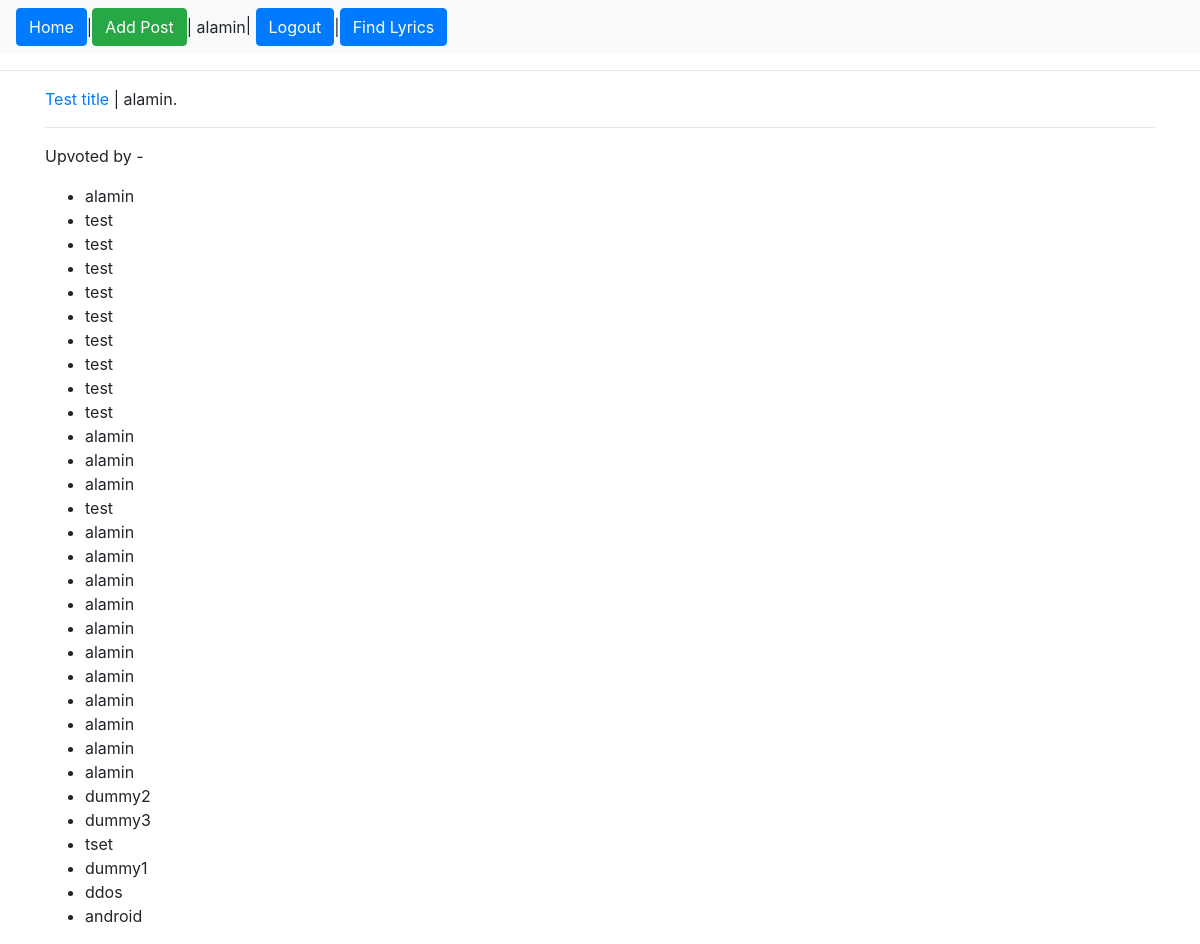
Page /post/upvoted-by/1/ (signed in) on the committed database.
### playground/models.py (models this page shows)
class Post(models.Model):
	title = models.CharField(max_length=200)
	content = models.TextField()
	author = models.ForeignKey(User, on_delete=models.CASCADE)

class Upvote(models.Model):
	post = models.ForeignKey(Post, on_delete = models.CASCADE, default=1)
	user = models.ForeignKey(User, on_delete = models.CASCADE, default=1)

### playground/views.py (the view)
# urls.py: path('post/upvoted-by/<int:post_id>/', views.upvoted_by, name='upvoted_by'),
def upvoted_by(request, post_id):
	post = get_object_or_404(Post, id=post_id)
	up_by = get_list_or_404(Upvote, post=post)
	return render(request, 'playground/upvoted_by.html',
		{'up_by': up_by, 'post': post}
	)

### playground/templates/playground/upvoted_by.html (shortened to what this page needs)
{% extends "playground/base.html" %}
{% block content %}
	<p><a href="{% url 'post_details' post.id %}">{{ post.title }}</a> | {{ post.author }}.
	</p>
	<hr>
	<p>
		Upvoted by -
	</p>
	<ul>
		{% for up in up_by %}
			<li>{{ up.user.username }}</li>
		{% endfor %}
	</ul>
{% endblock %}

### playground/templates/playground/base.html (shortened to what this page needs)
<!doctype html>
<html lang="en">
  <head>
    <link rel="stylesheet" href="https://stackpath.bootstrapcdn.com/bootstrap/4.1.1/css/bootstrap.min.css">
</head>
<body>
	<div>
		<nav class="navbar navbar-expand-lg navbar-light bg-light">
			<a href="/"><button class="btn btn-primary">Home</button></a> |
			<a href="{% url 'addPost' %}" class="btn btn-success">Add Post</a>
			{% if request.user.is_authenticated %}
				<span> | {{ request.user }}</span>
				<span>| <a href="{% url 'logout' %}" class="btn btn-primary">Logout</a></span>
			{% else %}
			 | <a href="{% url 'login' %}" class="btn btn-primary">Login</a> |
			 <a href="{% url 'signup' %}" class="btn btn-primary">SignUp</a>
			{% endif %} |
			<a href="{% url 'find_lyrics' %}" class="btn btn-primary">Find Lyrics</a>
		</nav>
	</div>
	<hr>
	<div class="container">
		{% block content %} {% endblock %}
	</div>
</body>
</html>

### rows in the picture
Post: title "Test title", author "alamin"
Upvote: user.username "alamin"
Upvote: user.username "test"
Upvote: user.username "test"
Upvote: user.username "test"
Upvote: user.username "test"
Upvote: user.username "test"
Upvote: user.username "test"
Upvote: user.username "test"
Upvote: user.username "test"
Upvote: user.username "test"
Upvote: user.username "alamin"
Upvote: user.username "alamin"
Upvote: user.username "alamin"
Upvote: user.username "test"
Upvote: user.username "alamin"
Upvote: user.username "alamin"
Upvote: user.username "alamin"
Upvote: user.username "alamin"
Upvote: user.username "alamin"
Upvote: user.username "alamin"
Upvote: user.username "alamin"
Upvote: user.username "alamin"
Upvote: user.username "alamin"
Upvote: user.username "alamin"
Upvote: user.username "alamin"
Upvote: user.username "dummy2"
Upvote: user.username "dummy3"
Upvote: user.username "tset"
Upvote: user.username "dummy1"
Upvote: user.username "ddos"
Upvote: user.username "android"

### other values in the picture
{{ request.user }} "alamin"
